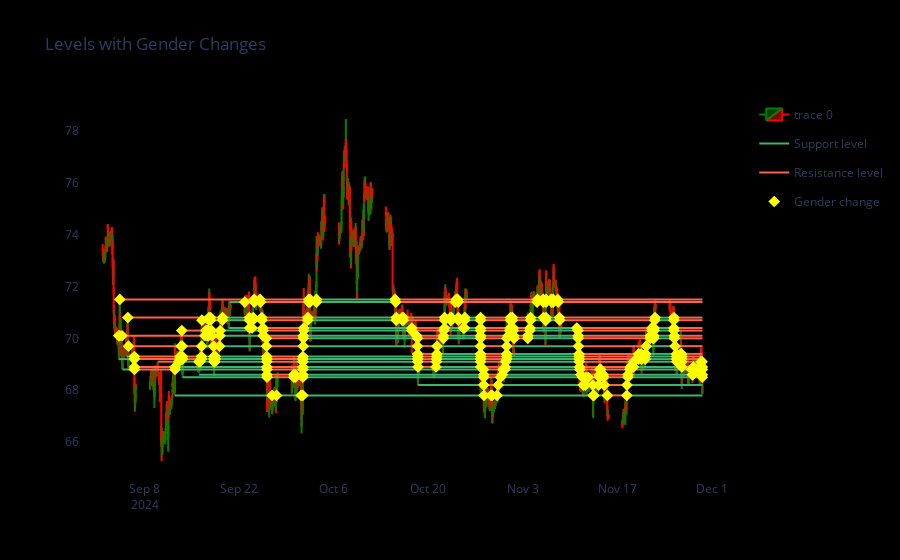

Notebook code for this chart:
### Code cell
import plotly.graph_objects as go

fig = go.Figure(data=[go.Candlestick(
    x=df_levels['datetime'],
    open=df_levels['open'],
    high=df_levels['high'],
    low=df_levels['low'],
    close=df_levels['close'],
    increasing_line_color='green',
    decreasing_line_color='red'
)])

legend_shown = {'support': False, 'resistance': False}

if not level_segments:
    print('No level segments to display.')
else:
    for segment in level_segments:
        color = 'MediumSeaGreen' if segment['type'] == 'support' else 'Tomato'
        fig.add_trace(go.Scatter(
            x=[segment['start'], segment['end']],
            y=[segment['level'], segment['level']],
            mode='lines',
            line=dict(color=color, width=2),
            name=f"{segment['type'].title()} level",
            legendgroup=segment['type'],
            showlegend=not legend_shown[segment['type']]
        ))
        legend_shown[segment['type']] = True

if flip_markers:
    fig.add_trace(go.Scatter(
        x=[marker['time'] for marker in flip_markers],
        y=[marker['level'] for marker in flip_markers],
        mode='markers',
        marker=dict(color='yellow', size=9, symbol='diamond'),
        name='Gender change'
    ))

fig.update_layout(
    xaxis_rangeslider_visible=False,
    xaxis=dict(showgrid=False),
    yaxis=dict(showgrid=False),
    paper_bgcolor='black',
    plot_bgcolor='black',
    title='Levels with Gender Changes'
)

fig.show()
